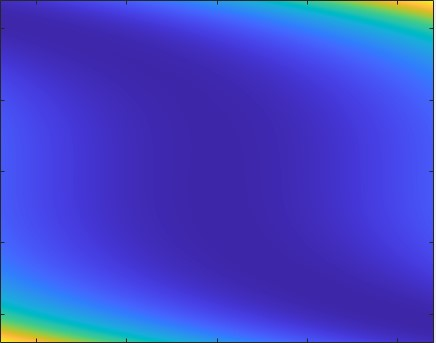
%> input picture Funciones de prueba/Base 1/Leon.jpg, 436 x 343 px
$ octave LEON.m   (GNU Octave 9; MATLAB toolbox functions it lacks are replaced by stand-ins)
%> lines starting %> are read from the running program, lines starting %| are printed output that depends on the picture
% Leon's Function
% Range of initial points: -1.2 <= xj <= 1.2 , j=1,2
% Global minima: (x1,x2)=(1,1)
% f(x1,x2)=0
% Coded by: Ali R. Alroomi | Last Update: 14 May 2015 | www.al-roomi.org

clear
clc
warning off

x1min=-1.2;
x1max=1.2;
x2min=-1.2;
x2max=1.2;
R=1500; % steps resolution
x1=x1min:(x1max-x1min)/R:x1max;
x2=x2min:(x2max-x2min)/R:x2max;

for j=1:length(x1)

    for i=1:length(x2)
        f(i)=100*(x2(i)-x1(j).^3).^2+(1-x1(j)).^2;
    end

    f_tot(j,:)=f;

end
Min= min(f_tot,[],'all');
Max = max(f_tot,[],'all');

z=(f_tot-Min)/(Max-Min);

figure(1)
% [6 lines of commented-out code are left out]
imagesc(x1,x2,z);
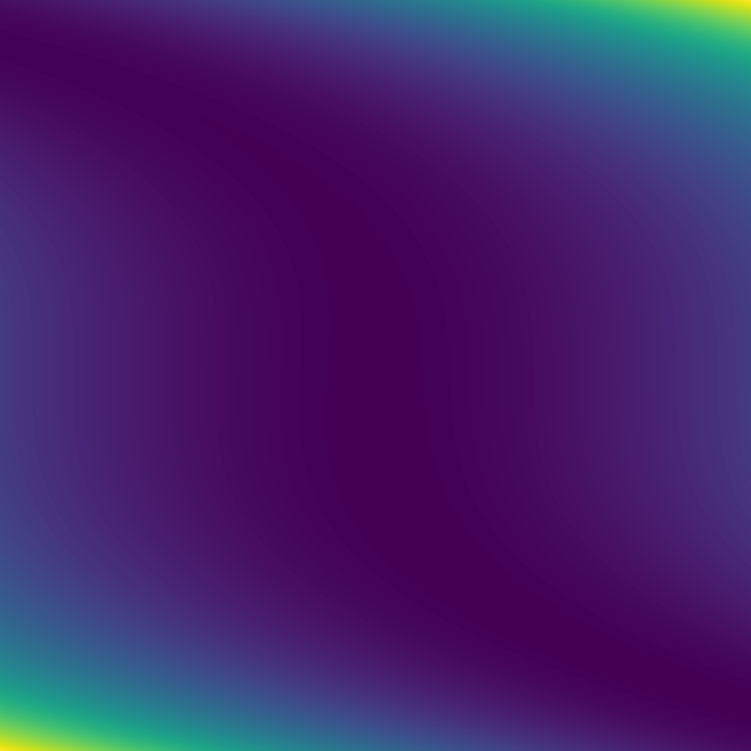
%> displayed picture: size 1501x1501x3, on the screen's scale of 0 to 255 (shown at 1/2 size); mean R, G, B 67.7, 35, 107.2

f = imread ('LEON.jpg');
%> f is the input picture: size 343x436x3 uint8; mean R, G, B 65.2, 68.6, 201.3
k = rgb2gray(f);
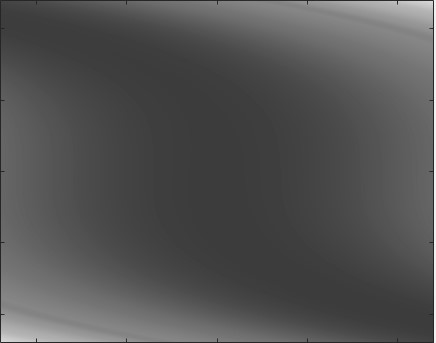
%> k: size 343x436 uint8; min 21, max 251, mean 82.8
figure(2)
imshow(k);
